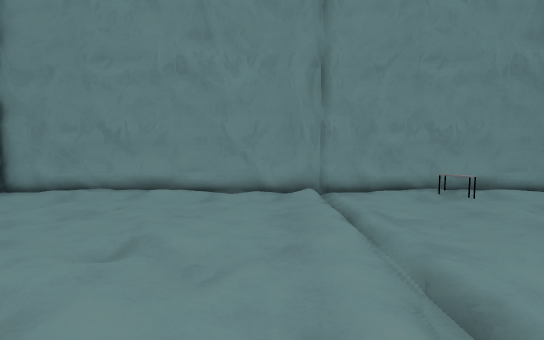
[1] (above)

16 first-person views from a walk through a Godot game level. The camera is 1.4 m above the floor, tilts 4° down and sees 90° across. Doors that lead somewhere are drawn open, without their leaves. The floor is counted in squares, 1 m on a side. Each view is taken from the middle of a square. On the plan, view 1 faces up. The plan holds only what a view shows up to about 13 squares ahead; the rest is blank.

[2]
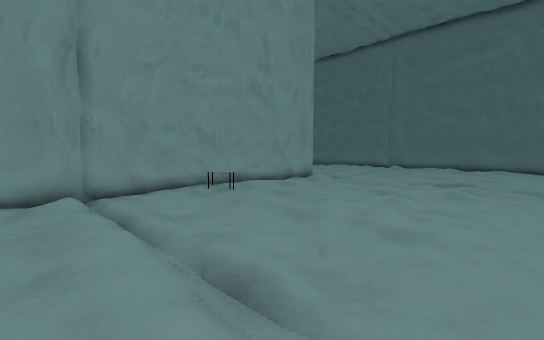

[3]
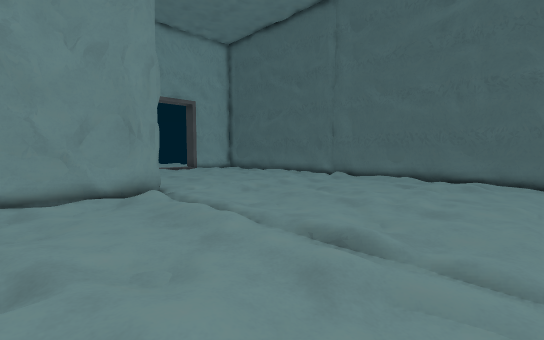

[4]
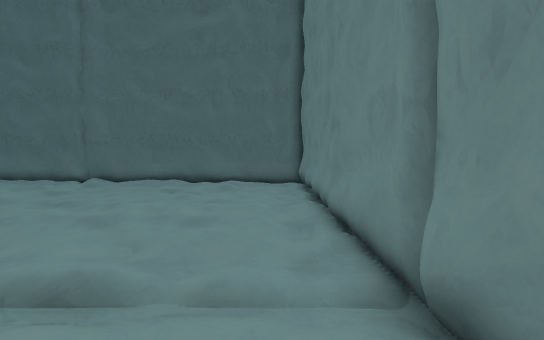

[5]
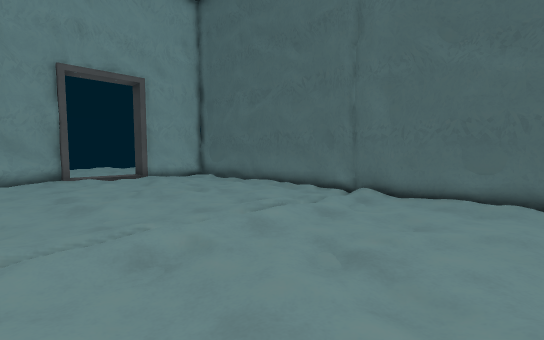

[6]
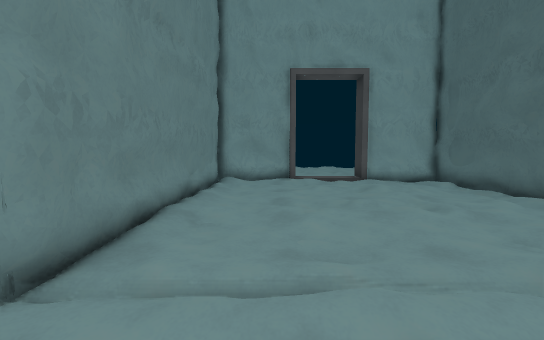

[7]
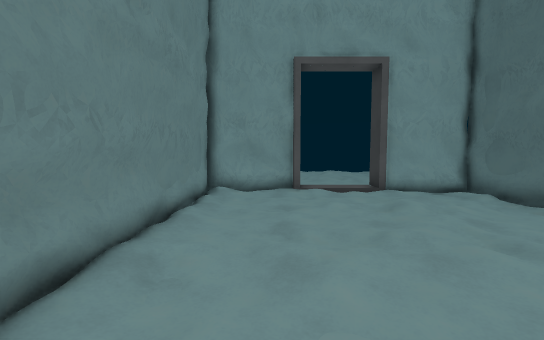

[8]
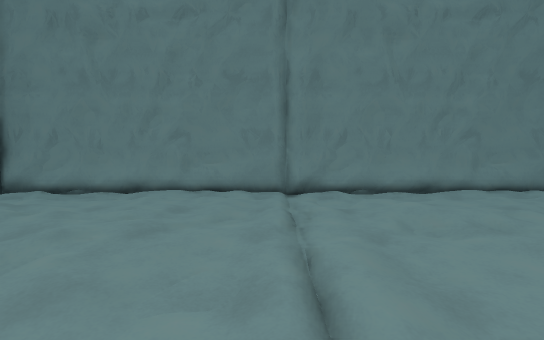

[9]
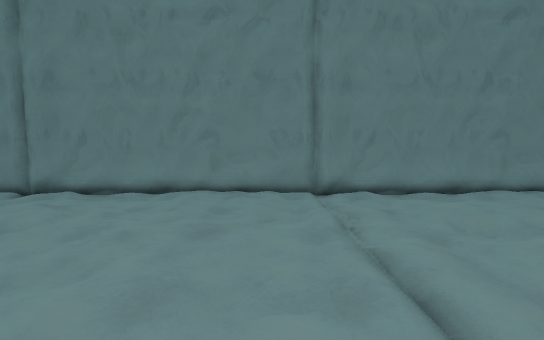

[10]
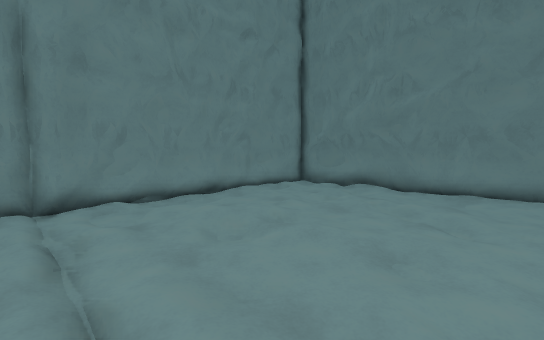

[11]
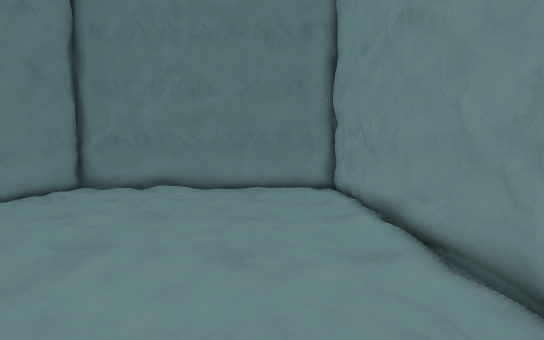

[12]
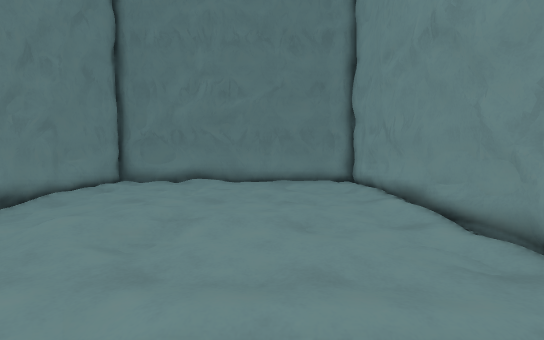

[13]
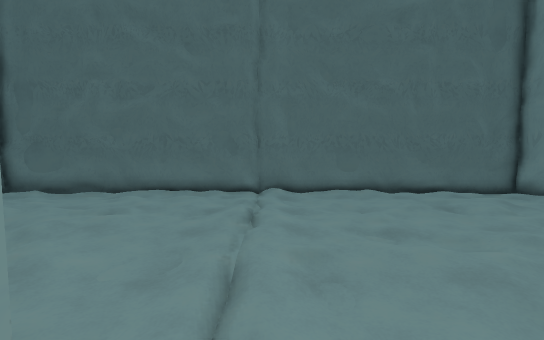

[14]
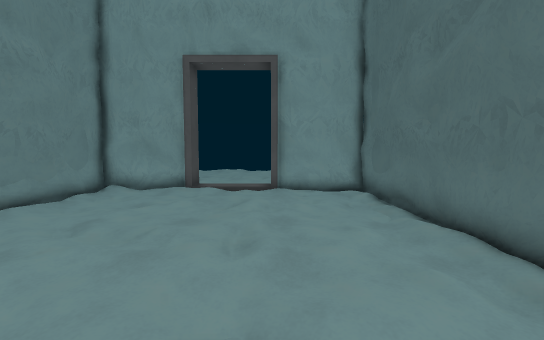

[15]
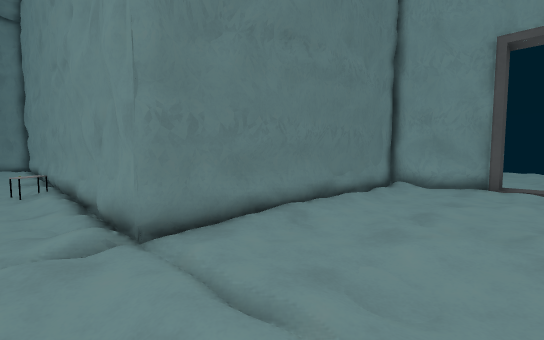

[16]
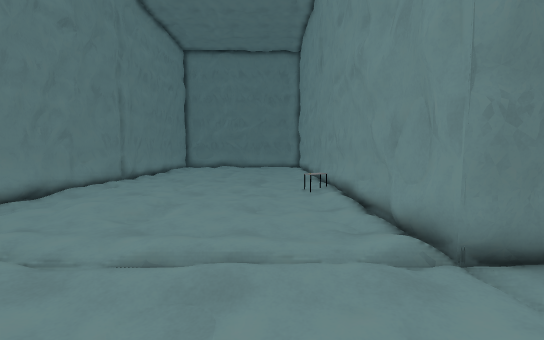

### Floor plan
Key: @ floor where view 1 was taken; # wall or solid block; . main floor; : floor 0.25 m higher than the main floor; / step, stairs or slope; D open door; O other object.
Columns run from 9 left of view 1 to 22 right of it. Each row starts with its distance up from view 1.
 24                         .:
 23                         .:
 22                         /:
 21                         :.:.
 20                          ../
 19                     ####DDDD###
 18                     ##.:#//##.##
 17                     #/........:#
 16                     #:.....///.#
 15                     #:..:://:./#
 14                     #:...:::...#
 13                     #:...:::./:#
 12                     #/.:/::::.:#
 11                     #:..:.:../:#
 10                     #:...../:.:#
  9 #####################:::/:/:../#
  8 #/::::::://:::/:::://:::::::://#
  7 #:.........:..O......:.........#
  6 #:..:.....::..:.....::..:.....:#
  5 #/.:/..:..:/.:/..:..:/.:/..:..:#
  4 #:..::::../:..::::../:..::::../#
  3 #/.::::/..:/.::::/..:/.::::/../#
  2 #:/.::://./:/.::://./:/.::://./#
  1 #.:.:..:/...:.:..:/...:.:..:/..#
  0 #.././../@..././../...././../..#
 -1 #::::://.:.::::://.:.::::://.:##
 -2 ################################

Where each view was taken, in squares from view 1:
view 1: 0 up, 0 right, facing up
view 2: 0 up, 0 right, facing up-right
view 3: 0 up, 8 right, facing up-right
view 4: 0 up, 9 right, facing right
view 5: 4 up, 13 right, facing up-right
view 6: 6 up, 14 right, facing up
view 7: 8 up, 14 right, facing up
view 8: 8 up, 12 right, facing down
view 9: 8 up, 3 right, facing down
view 10: 7 up, 2 right, facing down-left
view 11: 6 up, 2 right, facing left
view 12: 5 up, 3 right, facing left
view 13: 8 up, 11 right, facing right
view 14: 8 up, 18 right, facing up
view 15: 7 up, 16 right, facing up-left
view 16: 6 up, 15 right, facing left
